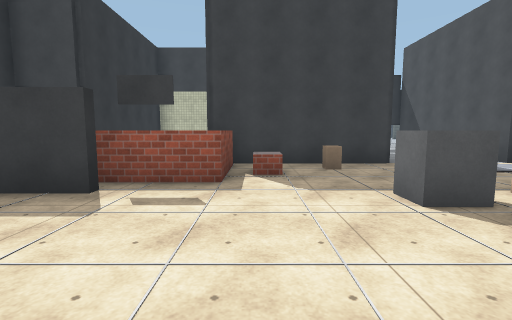
[1] (above)

18 first-person views from a walk through a 3-D level made in the Unity game engine. The camera is 1.5 m above the floor, tilts 6° down and sees 85° across. Doors are open. The floor is counted in squares, 2 m on a side. Each view is taken from the middle of a square. On the plan, view 1 faces up. The plan holds only what a view shows up to about 10 squares ahead; the rest is blank. The place goes on beyond the plan. The player character is not drawn. Surface patterns are stand-ins for the level's own textures.

[2]
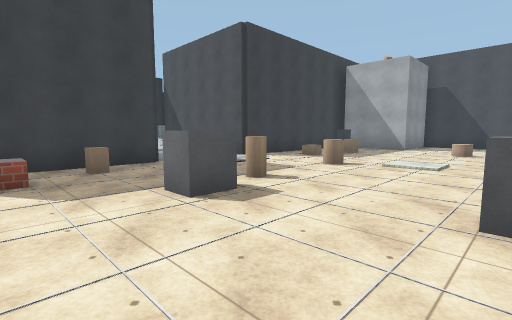

[3]
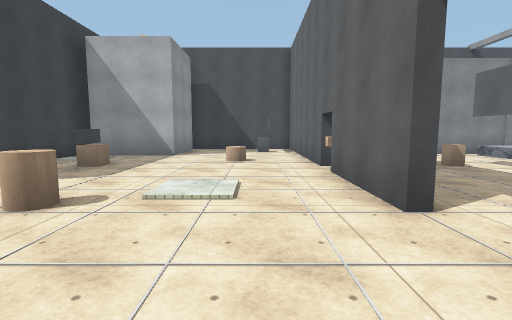

[4]
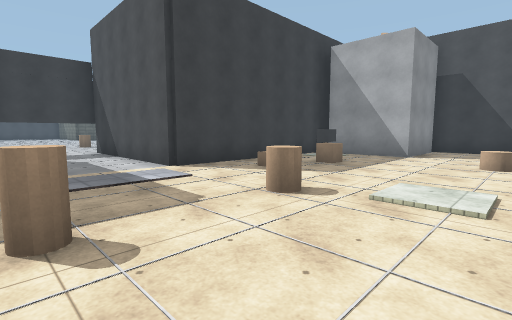

[5]
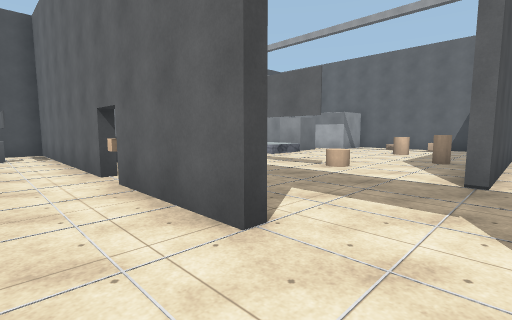

[6]
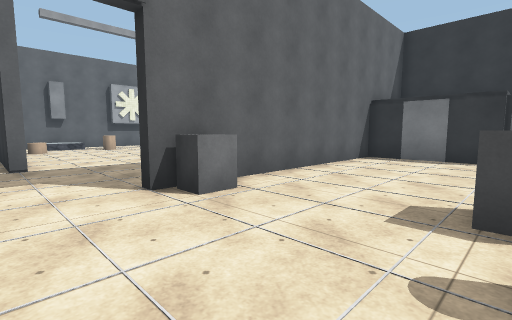

[7]
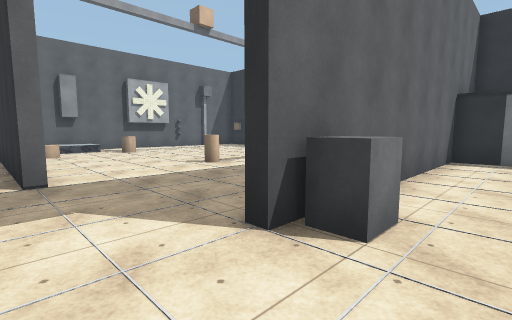

[8]
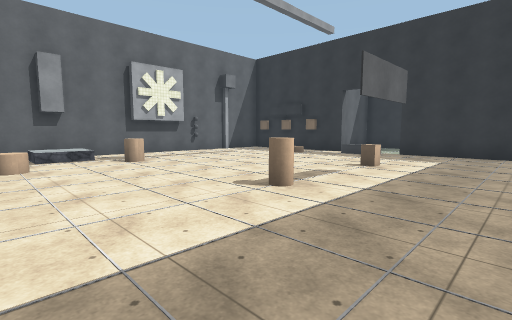

[9]
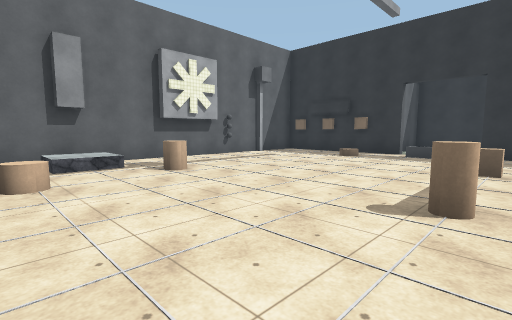

[10]
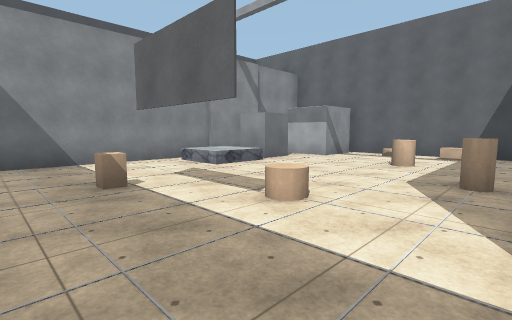

[11]
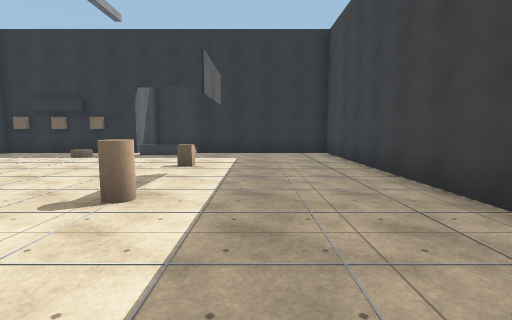

[12]
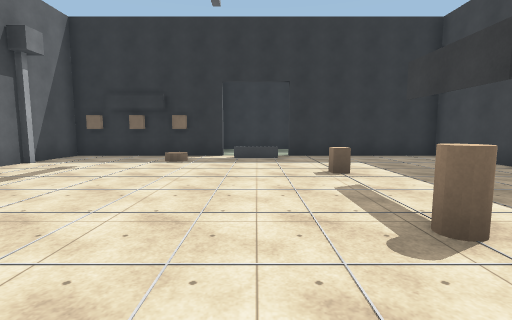

[13]
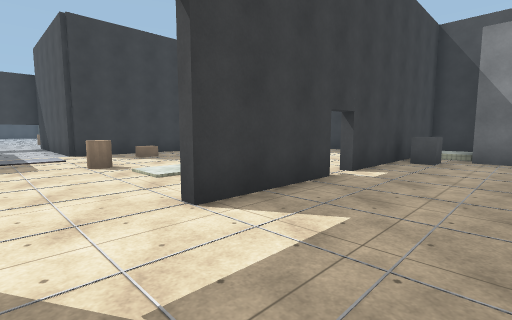

[14]
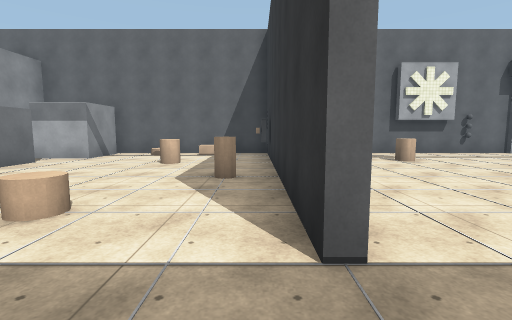

[15]
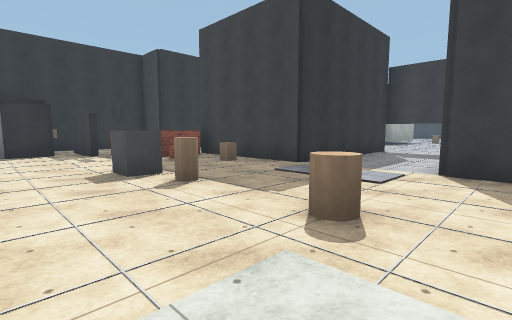

[16]
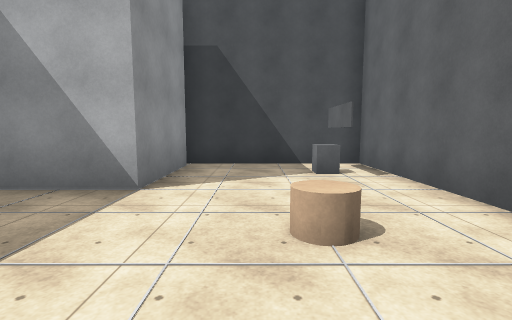

[17]
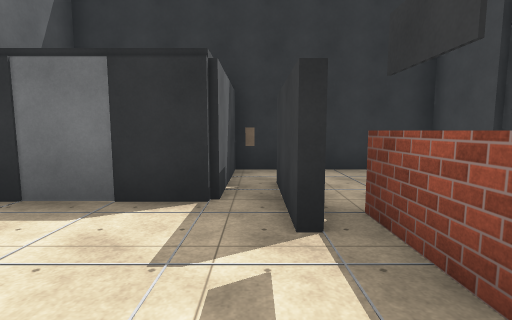

[18]
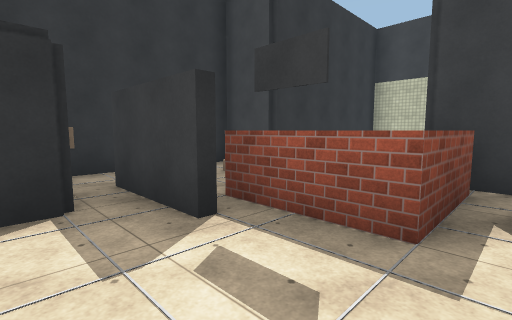

### Floor plan
Key: @ floor where view 1 was taken; # wall or solid block; x gap in a wall; . floor; / step, stairs or slope; D open door; ^ raised ledge; O other object.
Columns run from 9 left of view 1 to 15 right of it. Each row starts with its distance up from view 1.
 11      ###    #..#
 10      #      #..#
  9      #      #..#
  8      #      #..#
  7      #  #####..#######
  6     ##  ^............#
  5     #.. ^^.O.....O.###
  4     ###^^.........O..####
  3     ####...OO..O........#
  2       #.................#
  1       #............O..O.#
  0     ###..@..ODD..OD.....#
 -1     #.#######DD##DD#O####
 -2     #................###
 -3     #.............O..#
 -4     #.........#......#
 -5 #  Dx..O..O...#.O....#
 -6 #  D^.........O....^^#
 -7    Dx.........O....^^#
 -8    #O/........#.....O#
 -9    #......O..O#.O....
-10    #.......// #....##
-11    #.......// #.O/.#
-12    #################

Where each view was taken, in squares from view 1:
view 1: 0 up, 0 right, facing up
view 2: 0 up, 0 right, facing up-right
view 3: 1 up, 3 right, facing right
view 4: 1 up, 3 right, facing up-right
view 5: 1 up, 4 right, facing down-right
view 6: 3 up, 5 right, facing down-left
view 7: 1 up, 5 right, facing down-left
view 8: 2 down, 4 right, facing down-left
view 9: 4 down, 4 right, facing down-left
view 10: 2 down, 5 right, facing down-right
view 11: 3 down, 4 right, facing left
view 12: 6 down, 3 right, facing left
view 13: 3 down, 4 right, facing up-right
view 14: 2 down, 5 right, facing down
view 15: 1 up, 7 right, facing up-left
view 16: 2 up, 8 right, facing right
view 17: 3 up, 0 right, facing left
view 18: 2 up, 0 right, facing up-left
